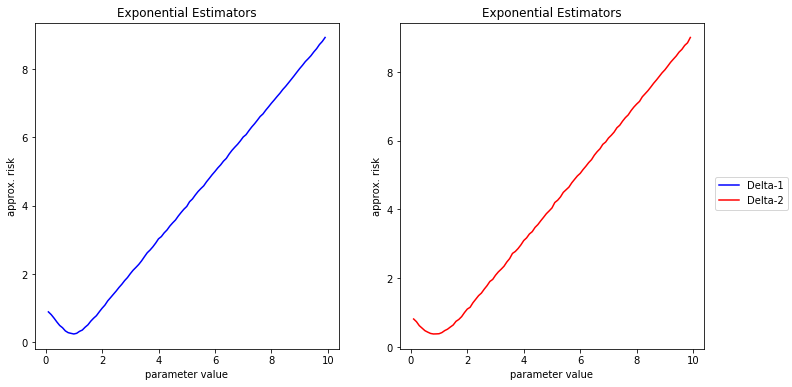

Python code for this plot:
# -*- coding: utf-8 -*-
"""
Created on Sun Jan 16 11:43:32 2022

@author: lisar
"""
import numpy as np
import math
import random
import matplotlib.pyplot as plt
from matplotlib.figure import Figure
from scipy import stats
from tqdm import tqdm

random.seed(42)

def normal(n, T, x):
    r1_array = []
    r2_array = []
    
    
    for sigma in tqdm(x):
        d1_array = []
        d2_array = []
        l1_array = []
        l2_array = []
        
        for i in range(0,T):
            data = np.random.normal(sigma, size=n)
            mean_ = np.mean(data)
            median_ = np.median(data)
            # DELTA 1
            var_sum = 0
            for j in data:
                var_sum += pow(j-mean_,2) 
            delta_1 = (1/(n-1)) * var_sum
            d1_array.append(delta_1)
            # DELTA 2
            iqr_ = stats.iqr(data, interpolation = 'midpoint')
            delta_2 = pow(( iqr_/ 1.349) , 2)
            d2_array.append(delta_2)
            #absolute loss
            loss_1 = abs(sigma-delta_1)
            l1_array.append(loss_1)
            loss_2 = abs(sigma-delta_2)
            l2_array.append(loss_2)
            #print(beta, i+1, 1/mean_, np.log(2) /median_, loss_1, loss_2)
    
        # Risk is calculated per T
        loss1_sum = np.sum(l1_array)
        loss2_sum = np.sum(l2_array)
        
        #avg loss
        R1 = 1/T * loss1_sum
        R2 = 1/T * loss2_sum
        
        r1_array.append(R1)
        r2_array.append(R2)
    
    plotting(x, r1_array, r2_array, "Exponential Estimators")
    
def plotting(x, R1, R2, title):
    
    #print(R1)
    #print(R2)
    
    #fig = plt.figure()
    fig, (ax1, ax2) = plt.subplots(1,2, figsize=(12,6))
    
    #ax = fig.add_axes([1,1,1,1])
    
    ax1.plot(x, R1 , label='Delta-1', color='b')
    ax2.plot(x, R2, label= 'Delta-2', color='r')
    
    fig.legend(loc='center right')

    ax1.set_title(title)
    ax1.set_ylabel("approx. risk")
    ax1.set_xlabel("parameter value")
    ax2.set_title(title)
    ax2.set_ylabel("approx. risk")
    ax2.set_xlabel("parameter value")
    plt.show()
    plt.savefig('figure.png')

# Exponential
n = 21
T = 1000
x = np.arange(0.1, 10.0, 0.1)
normal(n, T, x)
